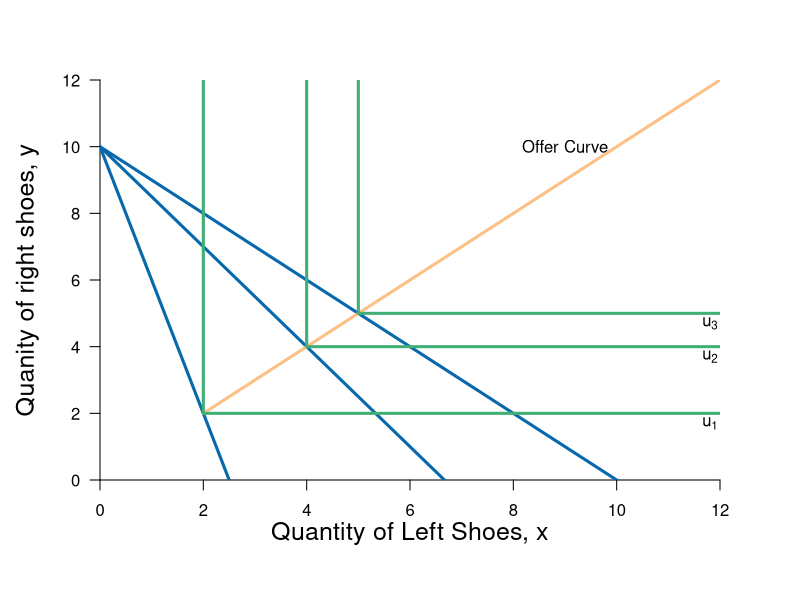

The R source for this figure:
#Graph Designer: Simon Halliday & Madeleine Wettach '20
#Authors: Bowles, Foley and Halliday
#Title: Microeconomics: Competition, Conflict and Coordination

require(shape)
pdf(file = "constrained_optimization/step_by_step_graphs_3/offer_curve_leontief_step3.pdf", width = 9, height = 7)

#Set parameters for graphics
axislabelsize <- 1.5
graphlinewidth <- 3
segmentlinewidth <- 2

COL <- c("#7fc97f", "#beaed4", "#fdc086", "#ffff99", "#386cb0", "#f0027f", "#bf5b17", "#666666")
COLA <- c("#99d8c9","#66c2a4","#41ae76", "#238b45", "#005824")
COLB <- c("#4eb3d3", "#2b8cbe", "#0868ac","#084081")

#Edited the margins to cater for the larger LHS labels
par(mar =  c(6, 5, 4, 4))

# uA <- function(x, y, rmax = 2, xmax = 12) {
#   y + rmax*x - (1/2)*(rmax/xmax)*x^2
# }
# 
# indiffA1 <- function(x, uA = 10, rmax = 2.5, xmax = 10) {
#   uA - rmax*x + (1/2)*(rmax/xmax)*(x^2)
# }

offerCurve <- function(x, w, rmax = 2, xmax = 12) {
  x 
}

PriceLine <- function(x, w = 10, p = 1) {
  w - p*x
}


xlims <- c(0, 12)
ylims <- c(0, 12)

npts <- 501 
x <- seq(xlims[1], xlims[2], length.out = npts)
y <- seq(ylims[1], ylims[2], length.out = npts) 
a <- c(13, 16.75, 19.25)

plot(0, 0, xlim = xlims, ylim = ylims, type = "n",
     xlab = expression(paste("")),
     ylab = expression(paste("")), 
     xaxt = "n", 
     yaxt = "n", 
     cex.lab = axislabelsize, 
     bty = "n",
     xaxs="i", 
     yaxs="i")

ticksy <- seq(from = 0, to = ylims[2], by = 2)
ylabels <- seq(from = 0, to = ylims[2], by = 2)
ticksx <- seq(from = 0, to = xlims[2], by = 2)
xlabels <- seq(from = 0, to = xlims[2], by = 2)
# ticksy <- c(0, 13, 15, 17, ylims[2])
# ylabels <- c(NA, expression(paste(y == u[1])), expression(paste(y == u[2])), expression(paste(y == u[3])), NA)
# ticksx <- c(0,  xlims[2])
# xlabels <- c(NA, NA)

axis(1, at = ticksx, pos = 0, labels = xlabels)
axis(2, at = ticksy, pos = 0, labels = ylabels, las = 1)

npts <- 500 
xx1 <- seq(xlims[1], xlims[2], length.out = npts)

#lines(xx1, bcA(xx1, w = 10, p = 1.5), col = COLB[3], lwd = graphlinewidth)
lines(xx1, PriceLine(xx1, w = 10, p = 4), col = COLB[3], lwd = graphlinewidth)
lines(xx1, PriceLine(xx1, w = 10, p = 1), col = COLB[3], lwd = graphlinewidth)
lines(xx1, PriceLine(xx1, w = 10, p = 1.5), col = COLB[3], lwd = graphlinewidth)

#lines(xx1, offerCurve(xx1, w = 10, rmax = 2, xmax = 12), col = COL[3], lwd = graphlinewidth)
#lines(xx1, indiffA1(xx1, uA = 20, rmax = 2.5, xmax = 10), col = COLB[4], lwd = graphlinewidth)



mtext(expression(paste("Quantity of Left Shoes, ", x)), side=1, line = 2.5, cex = axislabelsize)
text(-1.4, 0.5*ylims[2], expression(paste("Quanity of right shoes, ", y)), xpd = TRUE, cex = axislabelsize, srt = 90) 

#segments(4.11765, 6.17647, 5.88, 8.88, lty = 1, col = COL[2] , lwd = graphlinewidth)
#text(7.3, 3, expression("Pareto Efficient"))
#text(7.3, 2.5, expression("Curve"))
#Arrows(7.3, 3.5, 7.3, 6.1, col = "black", lty = 1, lwd = 2, arr.type = "triangle", arr.lwd = 0.5)

#Label the iso-welfare functions for the HG, Aisha
text(11.8, 1.7, expression(u[1]))
text(11.8, 3.7, expression(u[2]))
text(11.8, 4.7, expression(u[3]))

text(9, 10, expression("Offer Curve"))
#text(6.6, 8.3, expression(u[4]^A))

#Label the indifference curves for the HG, Betty
# text(7.6, 17, expression(u[1]^B))
# text(6.75, 17, expression(u[2]^B))
# text(6, 17, expression(u[3]^B))
#text(3.4, 6.9, expression(v[4]^B))

xx2 <- seq(2, xlims[2], length.out = npts)
lines(xx2, offerCurve(xx2, w = 10, rmax = 2, xmax = 12), col = COL[3], lwd = graphlinewidth)

#Graph left and right shoes
#2 for 2
segments(2, 2, 2, ylims[2], lty = 1, col = COLA[3] , lwd = graphlinewidth)
segments(2, 2, xlims[2], 2, lty = 1, col = COLA[3] , lwd = graphlinewidth)
segments(4, 4, 4, ylims[2], lty = 1, col = COLA[3] , lwd = graphlinewidth)
segments(4, 4, xlims[2], 4, lty = 1, col = COLA[3] , lwd = graphlinewidth)

segments(5, 5, 5, ylims[2], lty = 1, col = COLA[3] , lwd = graphlinewidth)
segments(5, 5, xlims[2], 5, lty = 1, col = COLA[3] , lwd = graphlinewidth)
#points(6, 6, pch = 16, col = "black", cex = 1.5)

# par(new = TRUE)
# 
# #Use the same x and ylims as previously, but with locations switched
# xlims2 <- c(18, 0)
# ylims2 <- c(18, 0)

#Leave the ylab and xlab blank to ensure no axes titles
# plot(0, 0, xlim = xlims2, ylim = ylims2, type = "n",
#      xlab = expression(paste("")),
#      ylab = expression(paste("")),
#      xaxt = "n", 
#      yaxt = "n", 
#      cex.lab = 1.3, 
#      bty = "n",
#      xaxs="i", 
#      yaxs="i")
# 
# 
# lines(xx1, indiffAlow(xx1, uA = 46.08, alpha = 16, beta = 1/24), col = COL[2], lwd = graphlinewidth)


#Set up axes at sides 3 and 4 (top and right)
# axis(side = 3, at = ticksx, pos = 0, labels = xlabels)
# axis(side = 4, at = ticksy, pos = 0, labels = ylabels, las = 0)
# mtext("B's Apples, x", side=3, line = 2.5, cex = axislabelsize)
# text(-0.8, 7, expression(paste("B's Oranges, y")), xpd = TRUE, cex = axislabelsize, srt = 270) 
# 
# #Add arrows:
# arrows(-0.8, 10, -0.8, 14, xpd = TRUE, length=0.1,angle=40,lwd=3)
# arrows(6.2, -1.8, 9, -1.8, xpd = TRUE, length=0.1,angle=40,lwd=3)
# 

#Customize ticks and labels for the plot
#ticksy <- seq(from = 0, to = 15, by = 1)
#ylabels <- seq(from = 0, to = 15, by = 1)
#ticksx <- seq(from = 0, to = 10, by = 1)
#xlabels <- seq(from = 0, to = 10, by = 1)
#axis(1, at = ticksx, pos = 0, labels = xlabels)
#axis(2, at = ticksy, pos = 0, labels = ylabels, las = 0)

dev.off()
